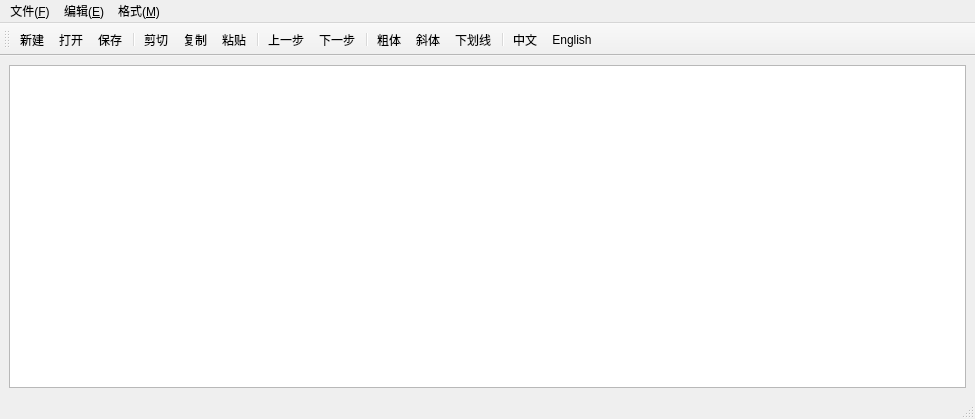
<?xml version="1.0" encoding="UTF-8"?>
<ui version="4.0">
 <class>MainWindow</class>
 <widget class="QMainWindow" name="MainWindow">
  <property name="geometry">
   <rect>
    <x>0</x>
    <y>0</y>
    <width>975</width>
    <height>419</height>
   </rect>
  </property>
  <property name="windowTitle">
   <string>你干嘛! 哎呦</string>
  </property>
  <widget class="QWidget" name="centralwidget">
   <layout class="QVBoxLayout" name="verticalLayout">
    <item>
     <widget class="QPlainTextEdit" name="plainTextEdit"/>
    </item>
   </layout>
  </widget>
  <widget class="QMenuBar" name="menubar">
   <property name="geometry">
    <rect>
     <x>0</x>
     <y>0</y>
     <width>975</width>
     <height>20</height>
    </rect>
   </property>
   <widget class="QMenu" name="menu_F">
    <property name="title">
     <string>文件(&amp;F)</string>
    </property>
    <addaction name="action"/>
    <addaction name="action_2"/>
    <addaction name="action_3"/>
    <addaction name="separator"/>
    <addaction name="action_13"/>
   </widget>
   <widget class="QMenu" name="menu_E">
    <property name="title">
     <string>编辑(&amp;E)</string>
    </property>
    <addaction name="action_4"/>
    <addaction name="action_5"/>
    <addaction name="action_6"/>
    <addaction name="separator"/>
    <addaction name="action_7"/>
    <addaction name="action_8"/>
    <addaction name="separator"/>
    <addaction name="action_14"/>
    <addaction name="action_15"/>
   </widget>
   <widget class="QMenu" name="menu_M">
    <property name="title">
     <string>格式(&amp;M)</string>
    </property>
    <widget class="QMenu" name="menu">
     <property name="title">
      <string>界面语言</string>
     </property>
     <addaction name="action_21"/>
     <addaction name="actionEnglish"/>
    </widget>
    <addaction name="action_9"/>
    <addaction name="action_10"/>
    <addaction name="action_11"/>
    <addaction name="separator"/>
    <addaction name="action_19"/>
    <addaction name="menu"/>
   </widget>
   <addaction name="menu_F"/>
   <addaction name="menu_E"/>
   <addaction name="menu_M"/>
  </widget>
  <widget class="QStatusBar" name="statusbar"/>
  <widget class="QToolBar" name="toolBar">
   <property name="windowTitle">
    <string>toolBar</string>
   </property>
   <attribute name="toolBarArea">
    <enum>TopToolBarArea</enum>
   </attribute>
   <attribute name="toolBarBreak">
    <bool>false</bool>
   </attribute>
   <addaction name="action"/>
   <addaction name="action_2"/>
   <addaction name="action_3"/>
   <addaction name="separator"/>
   <addaction name="action_4"/>
   <addaction name="action_5"/>
   <addaction name="action_6"/>
   <addaction name="separator"/>
   <addaction name="action_7"/>
   <addaction name="action_8"/>
   <addaction name="separator"/>
   <addaction name="action_9"/>
   <addaction name="action_10"/>
   <addaction name="action_11"/>
   <addaction name="separator"/>
   <addaction name="action_21"/>
   <addaction name="actionEnglish"/>
  </widget>
  <action name="action">
   <property name="text">
    <string>新建</string>
   </property>
   <property name="toolTip">
    <string>新建文件</string>
   </property>
   <property name="menuRole">
    <enum>QAction::NoRole</enum>
   </property>
  </action>
  <action name="action_2">
   <property name="text">
    <string>打开</string>
   </property>
   <property name="toolTip">
    <string>打开文件</string>
   </property>
   <property name="menuRole">
    <enum>QAction::NoRole</enum>
   </property>
  </action>
  <action name="action_3">
   <property name="text">
    <string>保存</string>
   </property>
   <property name="toolTip">
    <string>保存文件</string>
   </property>
   <property name="menuRole">
    <enum>QAction::NoRole</enum>
   </property>
  </action>
  <action name="action_4">
   <property name="text">
    <string>剪切</string>
   </property>
   <property name="menuRole">
    <enum>QAction::NoRole</enum>
   </property>
  </action>
  <action name="action_5">
   <property name="text">
    <string>复制</string>
   </property>
   <property name="menuRole">
    <enum>QAction::NoRole</enum>
   </property>
  </action>
  <action name="action_6">
   <property name="text">
    <string>粘贴</string>
   </property>
   <property name="menuRole">
    <enum>QAction::NoRole</enum>
   </property>
  </action>
  <action name="action_7">
   <property name="text">
    <string>上一步</string>
   </property>
   <property name="menuRole">
    <enum>QAction::NoRole</enum>
   </property>
  </action>
  <action name="action_8">
   <property name="text">
    <string>下一步</string>
   </property>
   <property name="menuRole">
    <enum>QAction::NoRole</enum>
   </property>
  </action>
  <action name="action_9">
   <property name="checkable">
    <bool>true</bool>
   </property>
   <property name="text">
    <string>粗体</string>
   </property>
   <property name="menuRole">
    <enum>QAction::NoRole</enum>
   </property>
  </action>
  <action name="action_10">
   <property name="checkable">
    <bool>true</bool>
   </property>
   <property name="text">
    <string>斜体</string>
   </property>
   <property name="menuRole">
    <enum>QAction::NoRole</enum>
   </property>
  </action>
  <action name="action_11">
   <property name="checkable">
    <bool>true</bool>
   </property>
   <property name="text">
    <string>下划线</string>
   </property>
   <property name="menuRole">
    <enum>QAction::NoRole</enum>
   </property>
  </action>
  <action name="action_13">
   <property name="text">
    <string>关闭</string>
   </property>
   <property name="menuRole">
    <enum>QAction::NoRole</enum>
   </property>
  </action>
  <action name="action_14">
   <property name="text">
    <string>全选</string>
   </property>
   <property name="menuRole">
    <enum>QAction::NoRole</enum>
   </property>
  </action>
  <action name="action_15">
   <property name="text">
    <string>清空</string>
   </property>
   <property name="menuRole">
    <enum>QAction::NoRole</enum>
   </property>
  </action>
  <action name="action_19">
   <property name="text">
    <string>显示按钮文字</string>
   </property>
   <property name="menuRole">
    <enum>QAction::NoRole</enum>
   </property>
  </action>
  <action name="action_21">
   <property name="checkable">
    <bool>true</bool>
   </property>
   <property name="text">
    <string>中文</string>
   </property>
  </action>
  <action name="actionEnglish">
   <property name="checkable">
    <bool>true</bool>
   </property>
   <property name="text">
    <string>English</string>
   </property>
  </action>
 </widget>
 <resources/>
 <connections>
  <connection>
   <sender>action_4</sender>
   <signal>triggered()</signal>
   <receiver>plainTextEdit</receiver>
   <slot>cut()</slot>
   <hints>
    <hint type="sourcelabel">
     <x>-1</x>
     <y>-1</y>
    </hint>
    <hint type="destinationlabel">
     <x>487</x>
     <y>220</y>
    </hint>
   </hints>
  </connection>
  <connection>
   <sender>action_5</sender>
   <signal>triggered()</signal>
   <receiver>plainTextEdit</receiver>
   <slot>copy()</slot>
   <hints>
    <hint type="sourcelabel">
     <x>-1</x>
     <y>-1</y>
    </hint>
    <hint type="destinationlabel">
     <x>487</x>
     <y>220</y>
    </hint>
   </hints>
  </connection>
  <connection>
   <sender>action_6</sender>
   <signal>triggered()</signal>
   <receiver>plainTextEdit</receiver>
   <slot>paste()</slot>
   <hints>
    <hint type="sourcelabel">
     <x>-1</x>
     <y>-1</y>
    </hint>
    <hint type="destinationlabel">
     <x>487</x>
     <y>220</y>
    </hint>
   </hints>
  </connection>
  <connection>
   <sender>action_13</sender>
   <signal>triggered()</signal>
   <receiver>MainWindow</receiver>
   <slot>close()</slot>
   <hints>
    <hint type="sourcelabel">
     <x>-1</x>
     <y>-1</y>
    </hint>
    <hint type="destinationlabel">
     <x>487</x>
     <y>209</y>
    </hint>
   </hints>
  </connection>
  <connection>
   <sender>plainTextEdit</sender>
   <signal>copyAvailable(bool)</signal>
   <receiver>action_5</receiver>
   <slot>setEnabled(bool)</slot>
   <hints>
    <hint type="sourcelabel">
     <x>487</x>
     <y>223</y>
    </hint>
    <hint type="destinationlabel">
     <x>-1</x>
     <y>-1</y>
    </hint>
   </hints>
  </connection>
  <connection>
   <sender>plainTextEdit</sender>
   <signal>copyAvailable(bool)</signal>
   <receiver>action_4</receiver>
   <slot>setEnabled(bool)</slot>
   <hints>
    <hint type="sourcelabel">
     <x>487</x>
     <y>223</y>
    </hint>
    <hint type="destinationlabel">
     <x>-1</x>
     <y>-1</y>
    </hint>
   </hints>
  </connection>
  <connection>
   <sender>action_7</sender>
   <signal>triggered()</signal>
   <receiver>plainTextEdit</receiver>
   <slot>undo()</slot>
   <hints>
    <hint type="sourcelabel">
     <x>-1</x>
     <y>-1</y>
    </hint>
    <hint type="destinationlabel">
     <x>487</x>
     <y>223</y>
    </hint>
   </hints>
  </connection>
  <connection>
   <sender>action_8</sender>
   <signal>triggered()</signal>
   <receiver>plainTextEdit</receiver>
   <slot>redo()</slot>
   <hints>
    <hint type="sourcelabel">
     <x>-1</x>
     <y>-1</y>
    </hint>
    <hint type="destinationlabel">
     <x>487</x>
     <y>223</y>
    </hint>
   </hints>
  </connection>
  <connection>
   <sender>action_14</sender>
   <signal>triggered()</signal>
   <receiver>plainTextEdit</receiver>
   <slot>selectAll()</slot>
   <hints>
    <hint type="sourcelabel">
     <x>-1</x>
     <y>-1</y>
    </hint>
    <hint type="destinationlabel">
     <x>487</x>
     <y>223</y>
    </hint>
   </hints>
  </connection>
  <connection>
   <sender>plainTextEdit</sender>
   <signal>modificationChanged(bool)</signal>
   <receiver>action_3</receiver>
   <slot>setEnabled(bool)</slot>
   <hints>
    <hint type="sourcelabel">
     <x>487</x>
     <y>223</y>
    </hint>
    <hint type="destinationlabel">
     <x>-1</x>
     <y>-1</y>
    </hint>
   </hints>
  </connection>
  <connection>
   <sender>plainTextEdit</sender>
   <signal>undoAvailable(bool)</signal>
   <receiver>action_7</receiver>
   <slot>setEnabled(bool)</slot>
   <hints>
    <hint type="sourcelabel">
     <x>487</x>
     <y>223</y>
    </hint>
    <hint type="destinationlabel">
     <x>-1</x>
     <y>-1</y>
    </hint>
   </hints>
  </connection>
  <connection>
   <sender>plainTextEdit</sender>
   <signal>redoAvailable(bool)</signal>
   <receiver>action_8</receiver>
   <slot>setEnabled(bool)</slot>
   <hints>
    <hint type="sourcelabel">
     <x>487</x>
     <y>223</y>
    </hint>
    <hint type="destinationlabel">
     <x>-1</x>
     <y>-1</y>
    </hint>
   </hints>
  </connection>
 </connections>
</ui>
